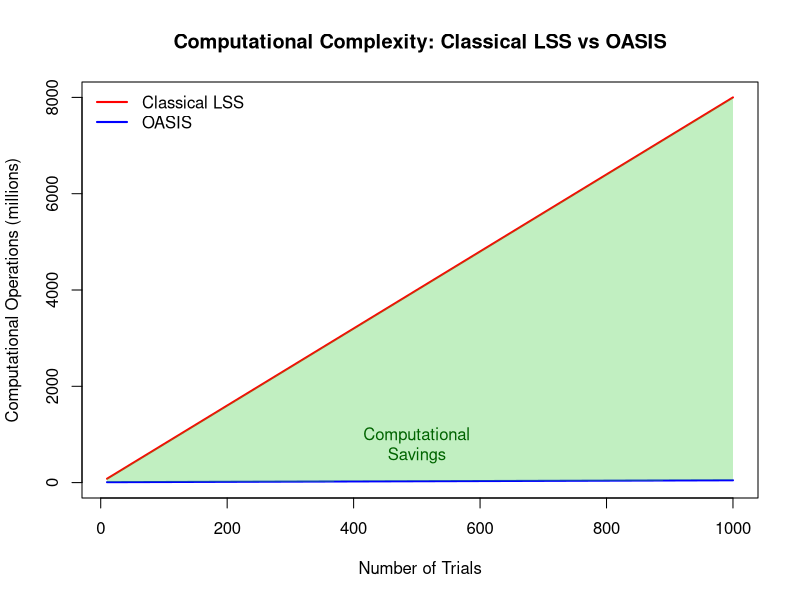

Reproduce this figure in R.
## ---- chunk 1
knitr::opts_chunk$set(
  collapse = TRUE,
  comment = "#>",
  fig.width = 8,
  fig.height = 6,
  dev = "png",
  dpi = 150,
  warning = FALSE,
  message = FALSE
)
## ---- chunk 2
# Demonstrate computational scaling
N_trials <- c(10, 50, 100, 200, 500, 1000)
T_points <- 200  # Fixed number of timepoints

# Simplified complexity models (arbitrary units)
classical_ops <- N_trials * T_points^3 / 1e6  # O(NT³)
oasis_ops <- (T_points^3 + N_trials * T_points^2) / 1e6  # O(T³ + NT²)

# Create comparison plot
plot(N_trials, classical_ops, type='l', col='red', lwd=2,
     xlab='Number of Trials', ylab='Computational Operations (millions)',
     main='Computational Complexity: Classical LSS vs OASIS',
     ylim=c(0, max(classical_ops)))
lines(N_trials, oasis_ops, col='blue', lwd=2)
legend('topleft', c('Classical LSS', 'OASIS'),
       col=c('red', 'blue'), lwd=2, bty='n')

# Add shaded region showing computational savings
polygon(c(N_trials, rev(N_trials)),
        c(classical_ops, rev(oasis_ops)),
        col=rgb(0.2, 0.8, 0.2, 0.3), border=NA)
text(500, mean(c(classical_ops[4], oasis_ops[4])),
     'Computational\nSavings', col='darkgreen')
## ---- chunk 3
sessionInfo()
